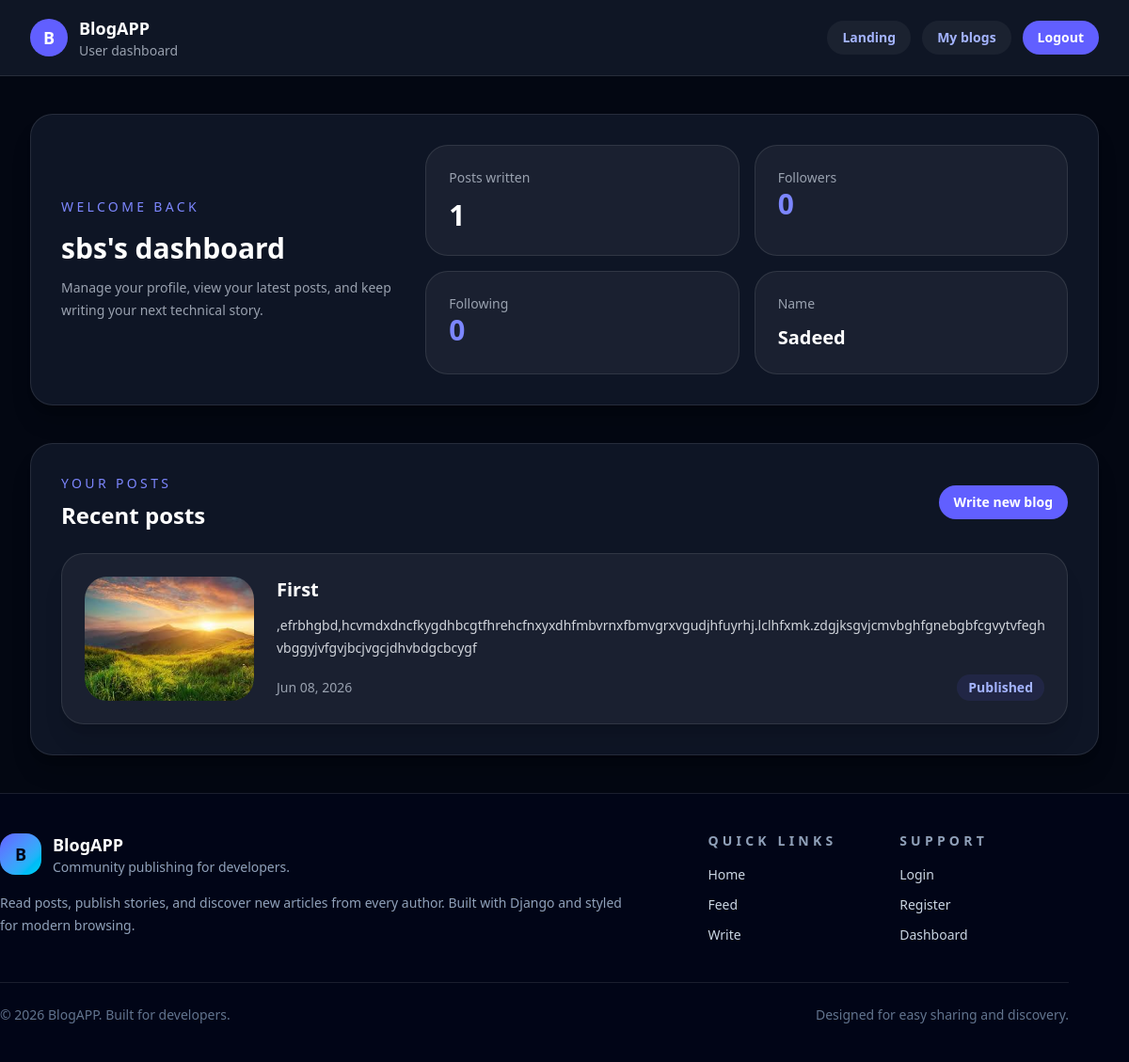
Before: /user_home/ (signed in) with the older database file.
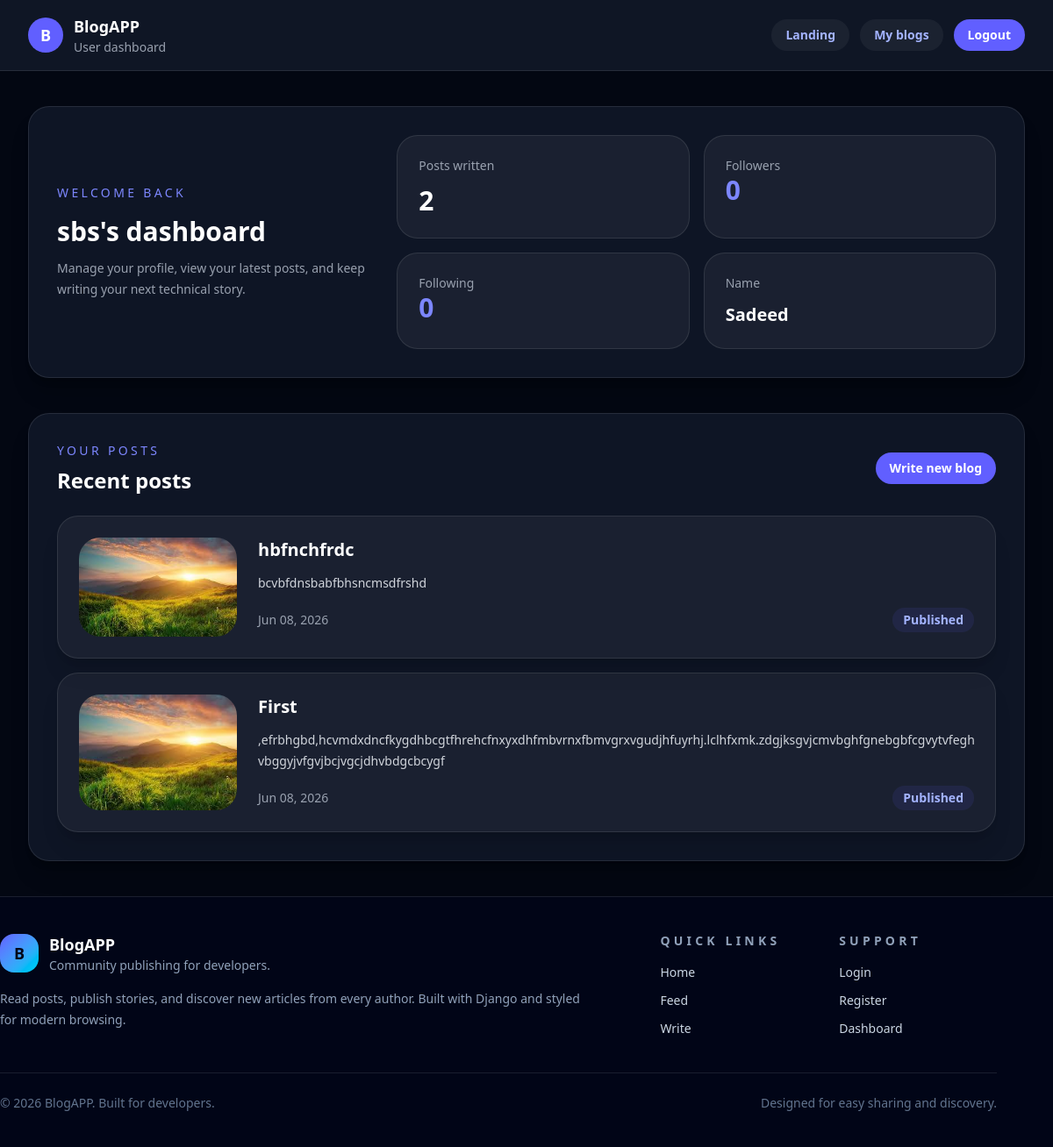
After: the same page with the newer database file.
### myapp/models.py (models this page shows, shortened)
class Blog(models.Model):
    USER = models.ForeignKey(User, on_delete=models.CASCADE)
    title = models.CharField(max_length=200)
    image = models.FileField(upload_to='blog_images/')
    content = models.TextField()
    created_at = models.DateTimeField(auto_now_add=True)

### myapp/views.py (the view)
# urls.py: path('user_home/', views.user_home, name='user_home'),
@login_required
def user_home(request):
    user_profile = UserProfile.objects.filter(USER=request.user).first()
    user_blogs = Blog.objects.filter(USER=request.user).order_by('-created_at')
    followers_count = Follow.objects.filter(following=request.user).count()
    following_count = Follow.objects.filter(follower=request.user).count()
    stats = {
        'profile': user_profile,
        'blog_count': user_blogs.count(),
        'recent_blogs': user_blogs[:5],
        'followers_count': followers_count,
        'following_count': following_count,
    }
    return render(request, 'user_home.html', stats)

### myapp/templates/user_home.html (shortened to what the changed rows need)
<!DOCTYPE html>
<html lang="en">
    {% load static %}
    <head>
        <script src="https://cdn.jsdelivr.net/npm/@tailwindcss/browser@4"></script>
    </head>
    <body class="bg-gray-950 text-white font-sans antialiased selection:bg-indigo-500 selection:text-white">
        <main class="mx-auto max-w-7xl px-6 py-10 lg:px-8">
            <section class="rounded-3xl border border-white/10 bg-gray-900/90 p-8 shadow-xl shadow-black/20">
                <div class="flex flex-col gap-6 lg:flex-row lg:items-center lg:justify-between">
                    <div>
                        <h1 class="mt-4 text-3xl font-bold text-white">{{ request.user.username }}'s dashboard</h1>
                    </div>
                    <div class="grid w-full gap-4 grid-cols-1 sm:grid-cols-2 xl:grid-cols-4">
                        <div class="rounded-3xl border border-white/10 bg-white/5 p-6">
                            <p class="text-sm text-gray-400">Posts written</p>
                            <p class="mt-3 text-3xl font-semibold text-white">{{ blog_count }}</p>
                        </div>
                    </div>
                </div>
            </section>
            <section id="blogs" class="mt-10 rounded-3xl border border-white/10 bg-gray-900/90 p-8 shadow-xl shadow-black/20">
                <div class="flex items-center justify-between gap-4">
                    <div>
                        <h2 class="mt-2 text-2xl font-bold text-white">Recent posts</h2>
                    </div>
                </div>
                <div class="mt-6 space-y-4">
                    {% if recent_blogs %}
                        {% for blog in recent_blogs %}
                            <article class="overflow-hidden rounded-3xl border border-white/10 bg-white/5 shadow-xl shadow-black/10">
                                <div class="grid gap-6 p-6 lg:grid-cols-[180px_minmax(0,1fr)] lg:items-start">
                                    {% if blog.image %}
                                        <img src="{{ blog.image.url }}" alt="{{ blog.title }}" class="h-44 w-full rounded-3xl object-cover lg:h-full" />
                                    {% else %}
                                        <div class="flex h-44 items-center justify-center rounded-3xl bg-indigo-500/10 text-indigo-300 lg:h-full">No Image</div>
                                    {% endif %}
                                    <div class="flex flex-col justify-between gap-4">
                                        <div>
                                            <h3 class="text-xl font-semibold text-white">{{ blog.title }}</h3>
                                            <p class="mt-3 text-sm leading-6 text-gray-300 line-clamp-4">{{ blog.content }}</p>
                                        </div>
                                        <div class="flex flex-col gap-2 sm:flex-row sm:items-center sm:justify-between">
                                            <div class="text-sm text-gray-400">
                                                <p>{{ blog.created_at|date:'M d, Y' }}</p>
                                            </div>
                                            <span class="inline-flex items-center rounded-full bg-indigo-500/10 px-3 py-1 text-sm font-semibold text-indigo-300">Published</span>
                                        </div>
                                    </div>
                                </div>
                            </article>
                        {% endfor %}
                    {% else %}
                        <div class="rounded-3xl border border-white/10 bg-white/5 p-6">
                            <p class="text-gray-400">You have not published any blog posts yet. Start writing your first post now.</p>
                        </div>
                    {% endif %}
                </div>
            </section>
        </main>
    </body>
</html>

Changed rows visible on the page:
added Blog: image (picture), title "hbfnchfrdc", content "bcvbfdnsbabfbhsncmsdfrshd", created_at "Jun 08, 2026"
Other visible differences:
{{ blog_count }}: "1" → "2"
